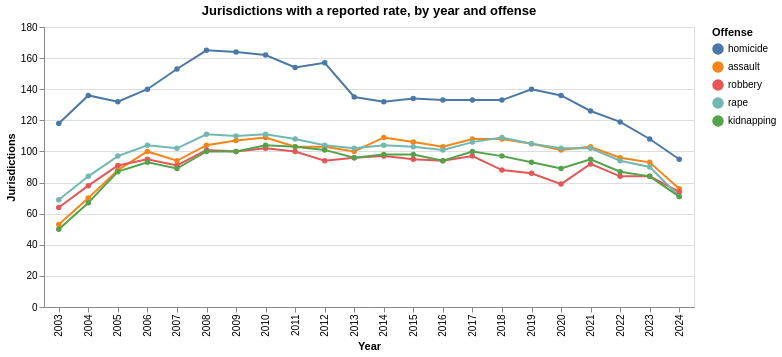

Write notebook code for a chart like this one.
### Markdown cell above
## 5. Coverage: which countries and years can we compare?
**Analysis window: 2010–2024.** Our group agreed that all three parts of the project (Seattle, United States, world) will use the years 2010–2024, so that the data at the three scales cover the same period and can be compared directly. The UNODC files run 2003–2024, so they cover the whole window; earlier years stay in the source tables but are not analyzed. This section checks how many countries have enough data inside the window, and how complete the most recent years are.

### Code cell
cov = panel_all.groupby("year")[rate_cols].count()
cov.columns = ["homicide", "assault", "robbery", "rape", "kidnapping"]
cov_long = cov.reset_index().melt("year", var_name="offense", value_name="jurisdictions")
alt.Chart(cov_long, title="Jurisdictions with a reported rate, by year and offense").mark_line(point=True).encode(
    x=alt.X("year:O", title="Year"),
    y=alt.Y("jurisdictions:Q", title="Jurisdictions"),
    color=alt.Color("offense:N", title="Offense", sort=list(cov.columns)),
    tooltip=["year", "offense", "jurisdictions"],
).properties(width=650, height=280)

### Figure 1 — Vega-Lite specification as saved in the notebook (floating-point values rounded to 4 significant figures)
{"config": {"view": {"continuousWidth": 300, "continuousHeight": 300}}, "data": {"name": "data-7288cd9a9e4a5e95175e6b3043abdc40"}, "mark": {"type": "line", "point": true}, "encoding": {"color": {"field": "offense", "sort": ["homicide", "assault", "robbery", "rape", "kidnapping"], "title": "Offense", "type": "nominal"}, "tooltip": [{"field": "year", "type": "quantitative"}, {"field": "offense", "type": "nominal"}, {"field": "jurisdictions", "type": "quantitative"}], "x": {"field": "year", "title": "Year", "type": "ordinal"}, "y": {"field": "jurisdictions", "title": "Jurisdictions", "type": "quantitative"}}, "height": 280, "title": "Jurisdictions with a reported rate, by year and offense", "width": 650, "$schema": "https://vega.github.io/schema/vega-lite/v6.4.1.json", "datasets": {"data-7288cd9a9e4a5e95175e6b3043abdc40": [{"year": 2003, "offense": "homicide", "jurisdictions": 118}, {"year": 2004, "offense": "homicide", "jurisdictions": 136}, {"year": 2005, "offense": "homicide", "jurisdictions": 132}, {"year": 2006, "offense": "homicide", "jurisdictions": 140}, {"year": 2007, "offense": "homicide", "jurisdictions": 153}, {"year": 2008, "offense": "homicide", "jurisdictions": 165}, {"year": 2009, "offense": "homicide", "jurisdictions": 164}, {"year": 2010, "offense": "homicide", "jurisdictions": 162}, {"year": 2011, "offense": "homicide", "jurisdictions": 154}, {"year": 2012, "offense": "homicide", "jurisdictions": 157}, {"year": 2013, "offense": "homicide", "jurisdictions": 135}, {"year": 2014, "offense": "homicide", "jurisdictions": 132}, {"year": 2015, "offense": "homicide", "jurisdictions": 134}, {"year": 2016, "offense": "homicide", "jurisdictions": 133}, {"year": 2017, "offense": "homicide", "jurisdictions": 133}, {"year": 2018, "offense": "homicide", "jurisdictions": 133}, {"year": 2019, "offense": "homicide", "jurisdictions": 140}, {"year": 2020, "offense": "homicide", "jurisdictions": 136}, {"year": 2021, "offense": "homicide", "jurisdictions": 126}, {"year": 2022, "offense": "homicide", "jurisdictions": 119}, {"year": 2023, "offense": "homicide", "jurisdictions": 108}, {"year": 2024, "offense": "homicide", "jurisdictions": 95}, {"year": 2003, "offense": "assault", "jurisdictions": 53}, {"year": 2004, "offense": "assault", "jurisdictions": 70}, {"year": 2005, "offense": "assault", "jurisdictions": 88}, {"year": 2006, "offense": "assault", "jurisdictions": 100}, {"year": 2007, "offense": "assault", "jurisdictions": 94}, {"year": 2008, "offense": "assault", "jurisdictions": 104}, {"year": 2009, "offense": "assault", "jurisdictions": 107}, {"year": 2010, "offense": "assault", "jurisdictions": 109}, {"year": 2011, "offense": "assault", "jurisdictions": 103}, {"year": 2012, "offense": "assault", "jurisdictions": 103}, {"year": 2013, "offense": "assault", "jurisdictions": 100}, {"year": 2014, "offense": "assault", "jurisdictions": 109}, {"year": 2015, "offense": "assault", "jurisdictions": 106}, {"year": 2016, "offense": "assault", "jurisdictions": 103}, {"year": 2017, "offense": "assault", "jurisdictions": 108}, {"year": 2018, "offense": "assault", "jurisdictions": 108}, {"year": 2019, "offense": "assault", "jurisdictions": 105}, {"year": 2020, "offense": "assault", "jurisdictions": 101}, {"year": 2021, "offense": "assault", "jurisdictions": 103}, {"year": 2022, "offense": "assault", "jurisdictions": 96}, {"year": 2023, "offense": "assault", "jurisdictions": 93}, {"year": 2024, "offense": "assault", "jurisdictions": 76}, {"year": 2003, "offense": "robbery", "jurisdictions": 64}, {"year": 2004, "offense": "robbery", "jurisdictions": 78}, {"year": 2005, "offense": "robbery", "jurisdictions": 91}, {"year": 2006, "offense": "robbery", "jurisdictions": 95}, {"year": 2007, "offense": "robbery", "jurisdictions": 91}, {"year": 2008, "offense": "robbery", "jurisdictions": 101}, {"year": 2009, "offense": "robbery", "jurisdictions": 100}, {"year": 2010, "offense": "robbery", "jurisdictions": 102}, {"year": 2011, "offense": "robbery", "jurisdictions": 100}, {"year": 2012, "offense": "robbery", "jurisdictions": 94}, {"year": 2013, "offense": "robbery", "jurisdictions": 96}, {"year": 2014, "offense": "robbery", "jurisdictions": 97}, {"year": 2015, "offense": "robbery", "jurisdictions": 95}, {"year": 2016, "offense": "robbery", "jurisdictions": 94}, {"year": 2017, "offense": "robbery", "jurisdictions": 97}, {"year": 2018, "offense": "robbery", "jurisdictions": 88}, {"year": 2019, "offense": "robbery", "jurisdictions": 86}, {"year": 2020, "offense": "robbery", "jurisdictions": 79}, {"year": 2021, "offense": "robbery", "jurisdictions": 92}, {"year": 2022, "offense": "robbery", "jurisdictions": 84}, {"year": 2023, "offense": "robbery", "jurisdictions": 84}, {"year": 2024, "offense": "robbery", "jurisdictions": 74}, {"year": 2003, "offense": "rape", "jurisdictions": 69}, {"year": 2004, "offense": "rape", "jurisdictions": 84}, {"year": 2005, "offense": "rape", "jurisdictions": 97}, {"year": 2006, "offense": "rape", "jurisdictions": 104}, {"year": 2007, "offense": "rape", "jurisdictions": 102}, {"year": 2008, "offense": "rape", "jurisdictions": 111}, {"year": 2009, "offense": "rape", "jurisdictions": 110}, {"year": 2010, "offense": "rape", "jurisdictions": 111}, {"year": 2011, "offense": "rape", "jurisdictions": 108}, {"year": 2012, "offense": "rape", "jurisdictions": 104}, {"year": 2013, "offense": "rape", "jurisdictions": 102}, {"year": 2014, "offense": "rape", "jurisdictions": 104}, {"year": 2015, "offense": "rape", "jurisdictions": 103}, {"year": 2016, "offense": "rape", "jurisdictions": 101}, {"year": 2017, "offense": "rape", "jurisdictions": 106}, {"year": 2018, "offense": "rape", "jurisdictions": 109}, {"year": 2019, "offense": "rape", "jurisdictions": 105}, {"year": 2020, "offense": "rape", "jurisdictions": 102}, {"year": 2021, "offense": "rape", "jurisdictions": 102}, {"year": 2022, "offense": "rape", "jurisdictions": 94}, {"year": 2023, "offense": "rape", "jurisdictions": 90}, {"year": 2024, "offense": "rape", "jurisdictions": 71}, {"year": 2003, "offense": "kidnapping", "jurisdictions": 50}, {"year": 2004, "offense": "kidnapping", "jurisdictions": 67}, {"year": 2005, "offense": "kidnapping", "jurisdictions": 87}, {"year": 2006, "offense": "kidnapping", "jurisdictions": 93}, {"year": 2007, "offense": "kidnapping", "jurisdictions": 89}, {"year": 2008, "offense": "kidnapping", "jurisdictions": 100}, {"year": 2009, "offense": "kidnapping", "jurisdictions": 100}, {"year": 2010, "offense": "kidnapping", "jurisdictions": 104}, {"year": 2011, "offense": "kidnapping", "jurisdictions": 103}, {"year": 2012, "offense": "kidnapping", "jurisdictions": 101}, {"year": 2013, "offense": "kidnapping", "jurisdictions": 96}, {"year": 2014, "offense": "kidnapping", "jurisdictions": 98}, {"year": 2015, "offense": "kidnapping", "jurisdictions": 98}, {"year": 2016, "offense": "kidnapping", "jurisdictions": 94}, {"year": 2017, "offense": "kidnapping", "jurisdictions": 100}, {"year": 2018, "offense": "kidnapping", "jurisdictions": 97}, {"year": 2019, "offense": "kidnapping", "jurisdictions": 93}, {"year": 2020, "offense": "kidnapping", "jurisdictions": 89}, {"year": 2021, "offense": "kidnapping", "jurisdictions": 95}, {"year": 2022, "offense": "kidnapping", "jurisdictions": 87}, {"year": 2023, "offense": "kidnapping", "jurisdictions": 84}, {"year": 2024, "offense": "kidnapping", "jurisdictions": 71}]}}
